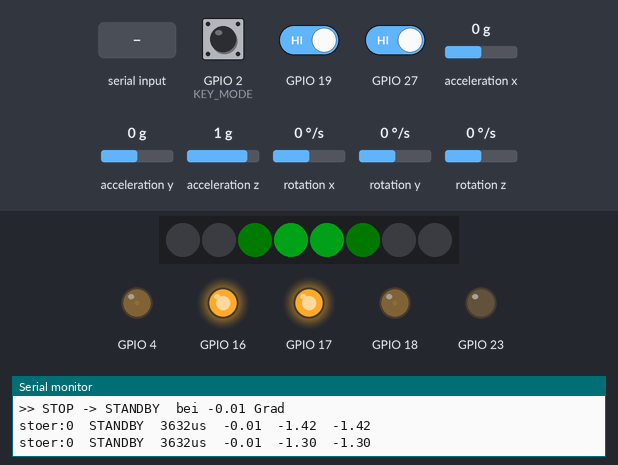
The program below on a simulated ESP32. On the bench: 8 RGB LEDs in strip order, left to right, output pins drawn as LEDs (lit = HIGH), the last lines printed to the serial monitor. Inputs (shaded band) come from the test bench; at power-on: rotation x 0 °/s, rotation z 0 °/s, acceleration y 0 g, GPIO 2 (KEY_MODE) LOW, acceleration z 1 g, GPIO 19 HIGH, GPIO 27 HIGH, acceleration x 0 g, rotation y 0 °/s. Dim RGB values are drawn brighter than linear; WiFi joins after 1.5 s; servers stay silent unless stated.

Above: at 2.9 s.
3.0 s: rotation x set to -192 °/s
At 3.9 s:
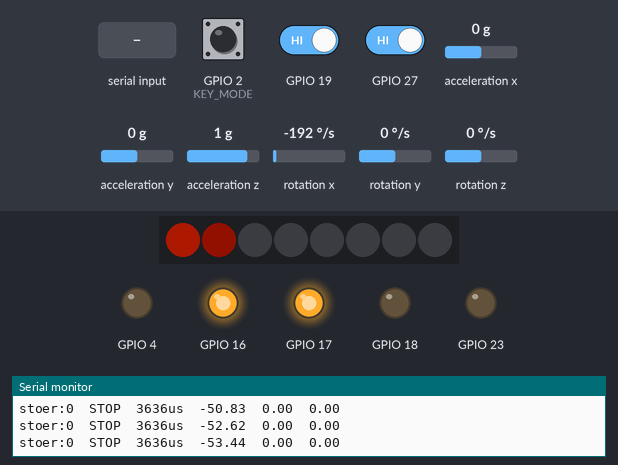
6.0 s: "5\n" received over Serial
At 7.01 s:
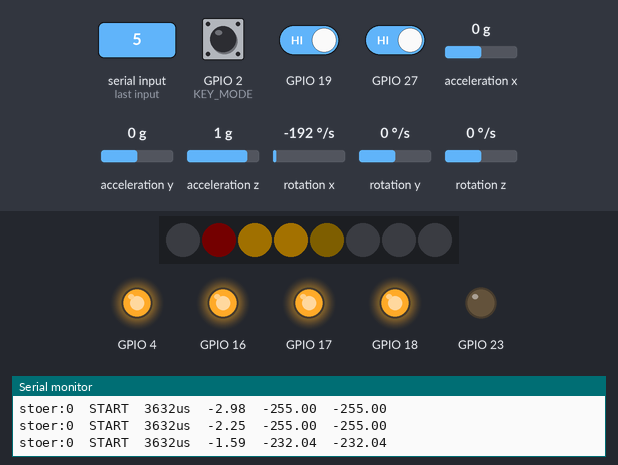
9.0 s: rotation z set to -192 °/s
At 11.02 s:
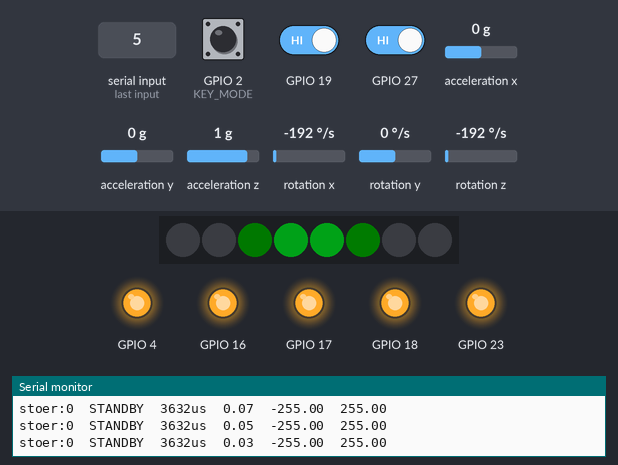
11.2 s: acceleration y set to 0.8 g
At 12.0 s:
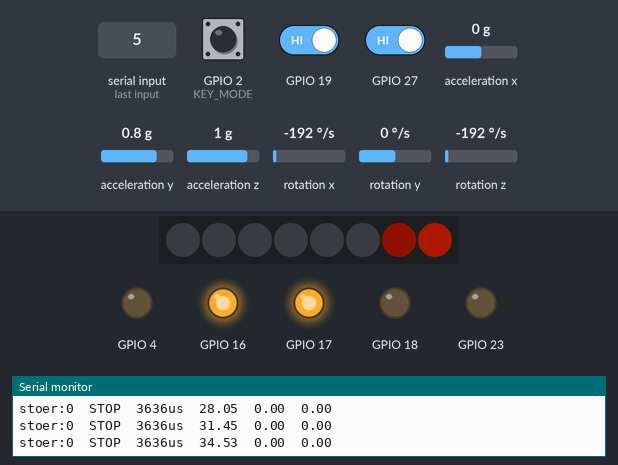
12.9 s: GPIO 2 (KEY_MODE) pulled HIGH for 0.15 s
At 13.3 s:
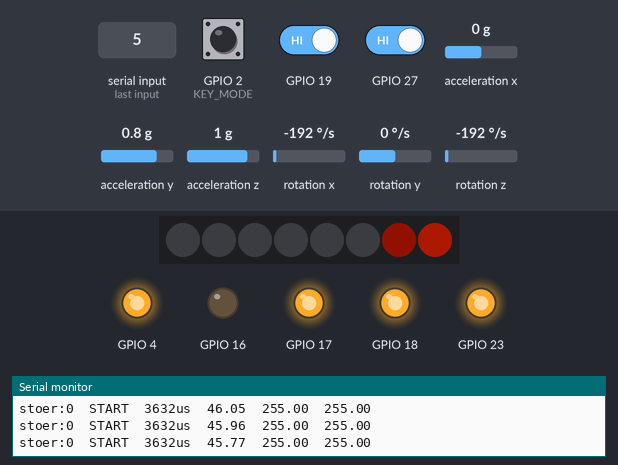
13.6 s: acceleration z set to 0.8 g
At 15.6 s:
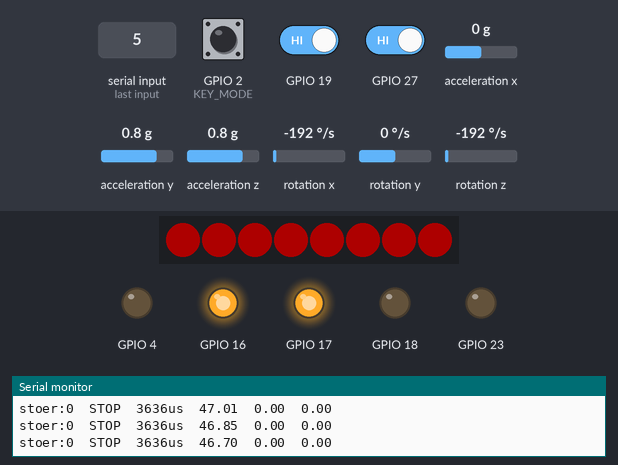
Timing chart, 0 to 17.0 s (numbered marks = the images above; inputs shaded):
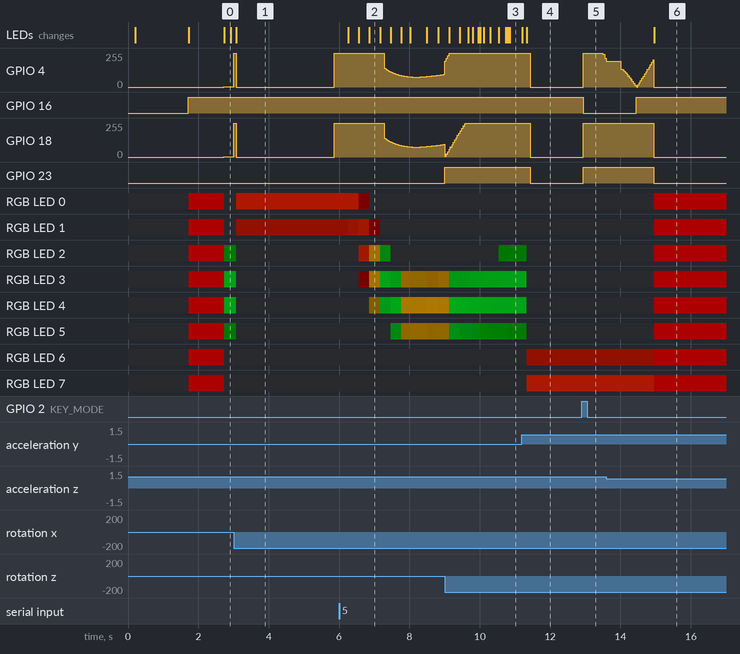

Measured:
- after the input at 3.0 s, GPIO 4, GPIO 18: 1/255 → 255/255 at once, → 0/255 0.07 s later, → 255/255 2.8 s later; the LEDs: change after 0.08 s (image 1)
- after the input at 9.0 s, GPIO 23: LOW → HIGH at once
- after the input at 11.2 s, GPIO 4, GPIO 18: 255/255 → 0/255 after 0.23 s; GPIO 23: HIGH → LOW after 0.23 s; the LEDs: first differ from a run without the input after 0.13 s (image 4)
- after the input at 12.9 s, GPIO 4: 0/255 → 255/255 at once, → 245/255 0.55 s later, → 194/255 0.06 s later; GPIO 16: HIGH → LOW at once; GPIO 18: 0/255 → 255/255 at once; GPIO 23: LOW → HIGH at once
- after the input at 13.6 s, GPIO 16: LOW → HIGH after 0.85 s instead of 0.31 s

The program:

main.cpp
```cpp
// ===========================================================================
//  Tumbller auf dem ESP32
//
//  Portierung von OE3KUW/TumbllerVSC (Arduino Uno, ATmega328) auf die Platine
//  "tumlerV2" mit ESP32-WROOM-32E. Die Regelung ist unveraendert uebernommen,
//  siehe BalanceCar.h - dort steht auch, was auf dem ESP32 anders sein musste
//  und warum.
//
//  Weggelassen, weil die Hardware es nicht hat:
//    Infrarot-Fernbedienung, Batteriespannungsmessung.
//  Bluetooth waere moeglich - der ESP32-WROOM-32E kann Classic und BLE -,
//  ist aber nicht portiert: dieselben Tastenzeichen kommen ueber WLAN.
//  Ihre Rolle uebernimmt die serielle Konsole: dieselben Tastenzeichen, die
//  das Original von der Fernbedienung bekommt, koennen hier getippt werden.
//
//    s  Stillstand      f  vorwaerts     b  rueckwaerts
//    l  links           i  rechts        5  starten
//
//  Der Taster an GPIO2 tut dasselbe wie 's' bzw. '5'.
//
//  Attribution:
//    Portiert aus OE3KUW/TumbllerVSC:
//    https://github.com/OE3KUW/TumbllerVSC
//    Siehe ATTRIBUTION.md fuer den Umfang der uebernommenen Teile.
// ===========================================================================

#include <Arduino.h>
#include "Pins.h"
#include "mode.h"
#include "BalanceCar.h"
#include "Ota.h"       // nicht im Original, siehe dort
#include "Console.h"   // ebenso wenig - Bedienung ueber WLAN statt Kabel
#include "WebUi.h"     // und auch nicht - Bedienseite im Browser (bindet Bt.h ein)
#include "Rgb.h"       // Statusanzeige, Methodennamen wie in der Vorlage

RGB rgb;

unsigned long start_prev_time = 0;
char key_value = '\0';

// Die Vorlage kennt STOP nur als kurzen Zwischenzustand: eine Sekunde spaeter
// schaltet setMotionState() von selbst nach STANDBY zurueck, sobald er
// aufrecht steht. Das ist gewollt - so faengt er sich nach einem Sturz von
// allein wieder. Ein bewusstes Anhalten gibt es dort aber gar nicht, und
// damit auch keinen Stillstand, in dem sich der Nullpunkt messen liesse.
//
// halted unterscheidet beides: von Hand angehalten bleibt angehalten, ein
// Sturz nicht.
bool halted = false;
uint32_t button_spikes = 0;   // wie oft GPIO2 nur kurz zuckte
char key_flag = '\0';

// Das Original liest hier eine Infrarot-Fernbedienung. Auf dieser Platine
// gibt es keinen Empfaenger, also kommen die Zeichen ueber die Konsole.
void getKeyValue()
{
  if (Serial.available())
  {
    char c = Serial.read();
    if (c != '\n' && c != '\r')
      key_value = c;
  }

  // Dieselben Zeichen nehmen wir auch ueber WLAN und Bluetooth entgegen.
  const char net = consolePoll();
  if (net) key_value = net;
  const char air = btPoll();
  if (air) key_value = air;

  // Taster: auf dieser Platine aktiv HIGH (externer Pulldown an GPIO2, weil
  // es ein Strapping-Pin ist). Das Original fragt seinen Taster aktiv LOW ab.
  //
  // Eine reine Flankenauswertung reicht hier nicht. GPIO2 haengt nur an einem
  // schwachen externen Pulldown und liegt neben den Motorleitungen, die mit
  // 20 kHz schalten. Eingestreute Spitzen wurden dadurch als Tastendruck
  // gewertet und haben den Regler mitten im Balancieren neu gestartet - im
  // Protokoll sah das aus wie STOP -> START ohne erkennbaren Anlass.
  // Deshalb muss der Pin durchgehend HIGH sein, nicht nur einmal.
  static bool     last_state = false;
  static uint32_t high_since = 0;
  static uint32_t spikes = 0;
  const bool now_high = digitalRead(KEY_MODE) == HIGH;

  if (now_high)
  {
    if (high_since == 0) high_since = millis();
    if (!last_state && millis() - high_since >= 30)
    {
      last_state = true;
      // Wechselschalter: steht er, geht er los - laeuft er, haelt er an.
      //
      // Das Original schickt hier 's', also STANDBY, und das heisst "auf der
      // Stelle balancieren" - der Taster konnte ihn damit gar nicht anhalten.
      key_value = (motion_mode == STOP) ? '5' : 'x';
    }
  }
  else
  {
    if (high_since != 0 && !last_state) spikes++;   // war HIGH, aber zu kurz
    high_since = 0;
    last_state = false;
  }
  button_spikes = spikes;
}

void setMotionState()
{
  switch (motion_mode)
  {
  case FORWARD:
    setting_car_speed = 40;
    setting_turn_speed = 0;
    break;
  case BACKWARD:
    setting_car_speed = -40;
    setting_turn_speed = 0;
    break;
  case TURNLEFT:
    setting_car_speed = 0;
    setting_turn_speed = 50;
    break;
  case TURNRIGHT:
    setting_car_speed = 0;
    setting_turn_speed = -50;
    break;
  case STANDBY:
    setting_car_speed = 0;
    setting_turn_speed = 0;
    break;
  case STOP:
    if (!halted && millis() - start_prev_time > 1000)
    {
      function_mode = IDLE;
      if (balance_angle_min <= kalmanfilter_angle && kalmanfilter_angle <= balance_angle_max)
      {
        motion_mode = STANDBY;
        rgb.lightOff();
      }
    }
    break;
  case START:
    if (millis() - start_prev_time > 2000)
    {
      if (balance_angle_min <= kalmanfilter_angle && kalmanfilter_angle <= balance_angle_max)
      {
        car_speed_integeral = 0;
        setting_car_speed = 0;
        motion_mode = STANDBY;
        rgb.lightOff();
      }
      else
      {
        stop_reason = 2;
        stop_angle  = kalmanfilter_angle;
        motion_mode = STOP;
        carStop();
        rgb.brightRedColor();
      }
    }
    break;
  default:
    break;
  }
}

void keyEventHandle()
{
  if (key_value == '\0')
    return;

  key_flag = key_value;
  switch (key_value)
  {
  case 's': motion_mode = STANDBY;   rgb.lightOff();  halted = false;  break;
  case 'f': motion_mode = FORWARD;   rgb.flashBlueColorFront();  break;
  case 'b': motion_mode = BACKWARD;  rgb.flashBlueColorback();   break;
  case 'l': motion_mode = TURNLEFT;  rgb.flashBlueColorLeft();   break;
  case 'i': motion_mode = TURNRIGHT; rgb.flashBlueColorRight();  break;
  case '5':
    motion_mode = START;
    start_prev_time = millis();
    halted = false;
    break;
  case 'z':
    // Aktuelle Lage als Senkrechte uebernehmen. Aendert den Betriebszustand
    // nicht - man kann also im Stand nullen oder im Lauf nachtrimmen.
    //
    // Aber nur nahe der Senkrechten: sonst uebernimmt er die Lage, in der er
    // gerade LIEGT, als Nullpunkt und regelt kuenftig auf 18 Grad Schraeglage.
    // Genau das ist beim ersten Test passiert.
    // Zwei Bedingungen, beide am eigenen Fehlversuch gelernt:
    //
    //  - Nahe der Senkrechten. Sonst uebernimmt er die Lage, in der er gerade
    //    LIEGT, als Nullpunkt und regelt kuenftig auf 18 Grad Schraeglage.
    //
    //  - Und im Stillstand. Waehrend er balanciert, bewegt er sich staendig;
    //    die Mittelung erwischt dann irgendeinen Punkt der Pendelbewegung.
    //    Beim Versuch kamen so -6,7 Grad und -69 Grad/s heraus - der
    //    Drehraten-Nullpunkt haette den D-Anteil dauerhaft um 69 Grad/s
    //    verschoben und den Regler unbrauchbar gemacht.
    if (motion_mode != STOP)
    {
      consolePrint("ZERO nur im Stillstand - erst STOP druecken");
    btPrint("ZERO nur im Stillstand - erst STOP druecken");
      webUiNotify("ZERO nur im Stillstand - erst STOP druecken");
      Serial.println(F("ZERO nur im Stillstand - erst STOP druecken"));
      break;
    }
    // 40 Grad/s statt 15: von Hand gehalten wackelt er mehr, und mit der
    // strengeren Grenze wurde praktisch jeder Versuch abgelehnt. Ob es ruhig
    // genug WAR, entscheidet ohnehin erst die Mittelung am Ende.
    if (fabs(kalmanfilter.angle) > 10.0 || fabs(kalmanfilter.Gyro_x) > 40.0)
    {
      String w = String("ZERO abgelehnt: ") + String(kalmanfilter.angle, 1) +
                 " Grad, " + String(kalmanfilter.Gyro_x, 0) +
                 " Grad/s - aufrecht und ruhig halten";
      Serial.println(w);
      consolePrint(w);
      btPrint(w);
      webUiNotify(w);
      break;
    }
    zero_acc_angle = 0;
    zero_acc_rate  = 0;
    zero_todo = ZERO_SAMPLES;
    Serial.println(F("ZERO: mittle eine halbe Sekunde, bitte ruhig halten"));
    consolePrint("ZERO: mittle eine halbe Sekunde, bitte ruhig halten");
    btPrint("ZERO: mittle eine halbe Sekunde, bitte ruhig halten");
    webUiNotify("ZERO: mittle eine halbe Sekunde, bitte ruhig halten");
    break;
  case 'x':
    // Nicht im Original: dort gibt es kein Halte-Kommando, auch der Taster
    // schaltet in STANDBY nur wieder auf STANDBY. Ohne das laesst sich ein
    // laufender Versuch nur durch Umkippen oder Ausschalten beenden.
    motion_mode = STOP;
    start_prev_time = millis();
    halted = true;          // bleibt aus, bis START oder STANDBY kommt
    carStop();
    rgb.brightRedColor();
    consolePrint("angehalten - START oder STANDBY setzt ihn wieder in Gang");
    btPrint("angehalten - START oder STANDBY setzt ihn wieder in Gang");
    webUiNotify("angehalten - START oder STANDBY setzt ihn wieder in Gang");
    break;
  default:
    break;
  }
  if (key_flag == key_value)
    key_value = '\0';
}

void setup()
{
  Serial.begin(115200);
  delay(200);
  Serial.println(F("Tumbller (Portierung von TumbllerVSC) auf ESP32"));
  Serial.println(F("s Stillstand  f vor  b zurueck  l links  i rechts  5 starten"));

  rgb.initialize();

  pinMode(KEY_MODE, INPUT);   // KEIN Pullup - externer Pulldown, aktiv HIGH

  // WICHTIG, und beim ersten Anlauf falsch herum gewesen:
  //
  // mode.h setzt motion_mode beim Start auf START, und in diesem Zustand
  // schaltet balanceCar() bewusst die Sturzabschaltung ab und stellt die
  // Motoren. Beim Original macht das nichts, weil setup() nur Millisekunden
  // dauert und loop() sofort danach STOP setzt.
  //
  // otaBegin() sucht aber bis zu acht Sekunden nach dem WLAN. Stand es vor
  // carInitialize() nicht auf STOP, lief der Regler diese acht Sekunden lang
  // mit voller Stellgroesse und ohne Sturzabschaltung - bei einem liegenden
  // Roboter heisst das: Vollgas quer durchs Zimmer.
  //
  // Deshalb zuerst STOP setzen und das WLAN erledigen, und erst danach die
  // Regelung anwerfen.
  motion_mode = STOP;
  otaBegin();

  start_prev_time = millis();
  carInitialize();
  consoleBegin();
  webUiBegin();
  btBegin();
  rgb.brightRedColor();   // aus, aber sichtbar bereit
}

void loop()
{
  otaLoop();
  webUiLoop();
  getKeyValue();
  keyEventHandle();
  setMotionState();

  // Zustandswechsel sofort melden. Ein Abtasten alle 100 ms verpasst genau
  // die kurzen Uebergaenge, auf die es hier ankommt.
  rgb.setAngle(kalmanfilter_angle - angle_zero);
  rgb.blink(100);

  // Bluetooth umschalten, falls die Oberflaeche es angefordert hat.
  if (bt_request >= 0)
  {
    const int wish = bt_request;
    bt_request = -1;
    if (wish)
    {
      const bool ok = btOn();
      String m = ok ? String("Bluetooth an als \"") + BT_NAME +
                      "\" - Achtung: OTA wird dadurch unzuverlaessig"
                    : String("Bluetooth liess sich nicht starten");
      Serial.println(m); consolePrint(m); webUiNotify(m);
    }
    else
    {
      btOff();
      String m = "Bluetooth aus - OTA wieder zuverlaessig";
      Serial.println(m); consolePrint(m); webUiNotify(m);
    }
  }

  // Ergebnis der Nullung melden, sobald sie durch ist.
  static bool zero_was_running = false;
  if (zero_was_running && zero_todo == 0)
  {
    zero_was_running = false;
    String z;
    if (zero_result == 1)
      z = String("ZERO fertig: Winkel ") + String(angle_zero, 2) +
          " Grad, Drehrate " + String(angular_velocity_zero, 3) + " Grad/s";
    else
      z = String("ZERO verworfen: er war nicht ruhig genug (") +
          String((double)zero_last_angle, 1) + " Grad, " +
          String((double)zero_last_rate, 0) + " Grad/s) - alter Wert bleibt";
    Serial.println(z);
    consolePrint(z);
    btPrint(z);
    webUiNotify(z);
  }
  if (zero_todo > 0) { zero_was_running = true; zero_result = 0; }

  static MOTION_MODE last_mode = STOP;
  if (motion_mode != last_mode)
  {
    const char *mn2[] = {"STANDBY","FORWARD","BACKWARD","TURNLEFT","TURNRIGHT","STOP","START"};
    Serial.print(F(">> "));
    Serial.print(mn2[last_mode]);
    Serial.print(F(" -> "));
    Serial.print(mn2[motion_mode]);
    Serial.print(F("  bei "));
    Serial.print(kalmanfilter_angle);
    Serial.print(F(" Grad"));
    if (motion_mode == STOP)
    {
      Serial.print(F("   Grund: "));
      Serial.print(stop_reason == 1 ? F("Sturzpruefung") :
                   stop_reason == 2 ? F("Startpruefung") : F("keiner gesetzt"));
      Serial.print(F(" bei "));
      Serial.print(stop_angle);
      Serial.print(F(" Grad"));
    }
    Serial.println();

    String w = String(">> ") + mn2[last_mode] + " -> " + mn2[motion_mode] +
               "  bei " + String(kalmanfilter_angle, 2) + " Grad";
    if (motion_mode == STOP)
      w += String("   Grund: ") + (stop_reason == 1 ? "Sturzpruefung" :
                                   stop_reason == 2 ? "Startpruefung" : "keiner") +
           " bei " + String(stop_angle, 2);
    consolePrint(w);
    btPrint(w);
    stop_reason = 0;
    last_mode = motion_mode;
  }

  static unsigned long print_time;
  if (millis() - print_time > 100)
  {
    print_time = millis();
    const char *mn[] = {"STANDBY","FORWARD","BACKWARD","TURNLEFT","TURNRIGHT","STOP","START"};
    Serial.print(F("stoer:")); Serial.print(button_spikes); Serial.print('\t');
    Serial.print(mn[motion_mode]);
    Serial.print('\t');
    Serial.print(balance_us);
    Serial.print(F("us\t"));
    Serial.print(kalmanfilter.angle);
    Serial.print('\t');
    Serial.print(pwm_left);
    Serial.print('\t');
    Serial.println(pwm_right);

    btPrint(String(mn[motion_mode]) + "  " + String(kalmanfilter.angle, 2) +
            " Grad   pwm " + String(pwm_left, 0) + "/" + String(pwm_right, 0));
    consolePrint(String(mn[motion_mode]) + "\t" + String(balance_us) + "us\t" +
                 String(kalmanfilter.angle, 2) + "\t" + String(pwm_left, 2) +
                 "\t" + String(pwm_right, 2));
    webUiSend();
  }

  // Das Original faengt zwei Sekunden nach dem Einschalten von selbst an zu
  // balancieren. Hier ist das ab Werk aus: der Ruhewinkel dieses Roboters
  // liegt innerhalb des Balancierfensters, er wuerde also nach jedem Neustart
  // im Liegen mit voller Stellgroesse losfahren. Mit AUTO_START 1 verhaelt er
  // sich wie die Vorlage.
#define AUTO_START 0
  static unsigned long start_time = millis();
  if (millis() - start_time < 10)
  {
    function_mode = IDLE;
    motion_mode = STOP;
    carStop();
  }
#if AUTO_START
  if (millis() - start_time > 2000 && key_flag == '\0')
  {
    key_value = '5';
    key_flag = '5';
  }
#endif

  delay(5);
}
```

Bt.h
```cpp
#ifndef Bt_h
#define Bt_h

// ===========================================================================
//  Bedienung über Bluetooth
//
//  Das Original spricht mit einem HC-05-Modul über die serielle
//  Schnittstelle und liest dort dieselben Tastenzeichen. Auf dem ESP32
//  braucht es dafür kein Modul: Bluetooth Classic steckt im Chip.
//  BluetoothSerial ist der direkte Ersatz - die Zeichen landen in derselben
//  key_value wie die von Konsole, Weboberfläche und Taster.
//
//  Classic (SPP) und nicht BLE, weil damit jede beliebige
//  "Serial Bluetooth Terminal"-App unter Android funktioniert, ohne dass man
//  etwas Eigenes schreiben muss. iPhones können SPP nicht - dort bräuchte es
//  BLE und eine passende App.
//
//  WICHTIG: WLAN und Bluetooth teilen sich eine Antenne. Am eigenen Aufbau
//  gemessen, mit dauerhaft laufendem Bluetooth:
//
//      Ping   5 ms  ->  41 bis 84 ms
//      OTA    lief zuverlaessig  ->  bricht reproduzierbar bei 8 % ab
//
//  Die Aktualisierung ueber Funk war damit unbrauchbar - und ohne Kabel kam
//  man an den Roboter nicht mehr heran, um es zurueckzunehmen. Deshalb wird
//  Bluetooth NICHT mehr beim Start eingeschaltet, sondern nur auf Wunsch
//  ("BT=1"), und laesst sich jederzeit wieder abschalten ("BT=0").
//
//  Die Regelung merkt von alledem nichts, sie laeuft auf Kern 1 in ihrer
//  eigenen Task.
// ===========================================================================

#define BT_ENABLED 1
#define BT_NAME    "Tumbler26"

#if BT_ENABLED

#include <BluetoothSerial.h>

BluetoothSerial bt;
int bt_state = 0;   // 0 = nicht gestartet, 1 = bereit, 2 = verbunden

// Wird beim Start NICHT mehr aufgerufen - siehe oben.
inline bool btOn()
{
  if (bt_state != 0) return true;
  if (bt.begin(BT_NAME))
  {
    bt_state = 1;
    Serial.print(F("Bluetooth an als \""));
    Serial.print(F(BT_NAME));
    Serial.println(F("\""));
    return true;
  }
  Serial.println(F("Bluetooth liess sich nicht starten"));
  return false;
}

inline void btOff()
{
  if (bt_state == 0) return;
  bt.end();
  bt_state = 0;
  Serial.println(F("Bluetooth aus - OTA ist wieder zuverlaessig"));
}

inline void btBegin() { /* bewusst leer: Bluetooth startet erst auf Wunsch */ }

// Liefert ein empfangenes Zeichen oder 0. Zeilenenden werden verworfen, damit
// es sich genau wie die serielle Konsole verhält.
inline char btPoll()
{
  if (bt.available())
  {
    char c = bt.read();
    if (c != '\n' && c != '\r') return c;
  }
  return '\0';
}

inline void btPrint(const String &line)
{
  if (bt.hasClient()) bt.println(line);
}

inline bool btConnected() { return bt.hasClient(); }
inline int  btState() { return bt_state == 0 ? 0 : (bt.hasClient() ? 2 : 1); }

#else

inline void btBegin() {}
inline bool btOn()  { return false; }
inline void btOff() {}
inline char btPoll() { return '\0'; }
inline void btPrint(const String &) {}
inline bool btConnected() { return false; }
inline int  btState() { return -1; }

#endif
#endif
```

Source omitted: BalanceCar.h (13535 bytes), Console.h (1648 bytes), KalmanFilter.cpp (1843 bytes), KalmanFilter.h (948 bytes), Ota.h (2670 bytes), Rgb.h (5083 bytes), WebUi.h (15955 bytes), mode.h (794 bytes), Pins.h (2172 bytes)
